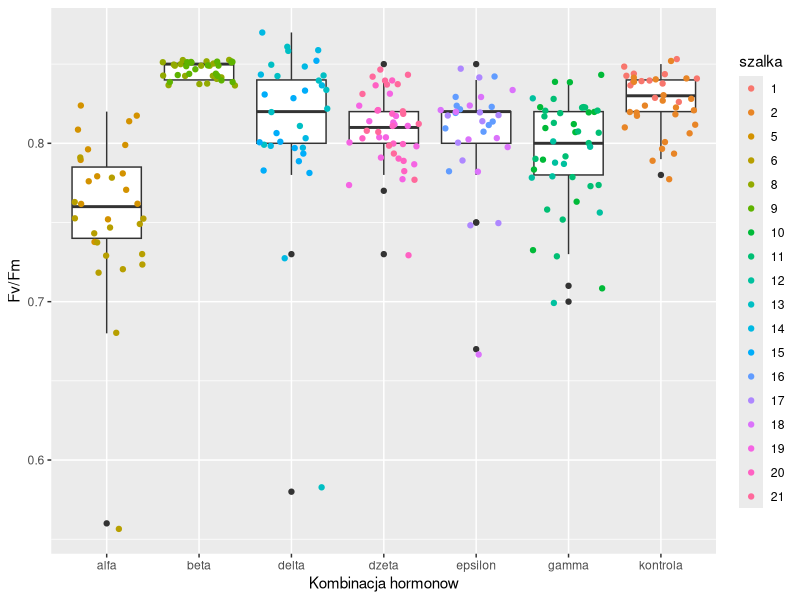

Source code (R): (Note: this script raises an error after producing the figure.)
## ---- chunk 1
library(ggplot2)
library(ggpubr)
yield = read.csv("./yield.csv")
yield$szalka = as.factor(yield$szalka)
yield$concentration = as.factor(yield$concentration)
summary(yield)

ggplot(data = yield) + 
  geom_boxplot(aes(x=concentration, y=yield)) +
  geom_jitter(aes(x=concentration, y=yield, color=szalka)) +
  xlab("Kombinacja hormonow") + 
  ylab("Fv/Fm")
## ---- chunk 2
kruskal.test(yield ~ concentration, data = yield)

results = compare_means(yield ~ concentration, data = yield)
write.table(results, "./compare_means/yield_results.txt") # porownanie grup zapisane do pliku yield_results.txt
## ---- chunk 3
library(ggplot2)
library(ggpubr)

kielkowanie = read.csv("./kielkowanie.csv")
## ---- chunk 4
ggplot(data = subset(kielkowanie, day == 7)) +
  geom_jitter(aes(x=concentration, y=siewki))

kruskal.test(siewki ~ concentration, data = subset(kielkowanie, day == 7))
results7s = compare_means(siewki ~ concentration, data = subset(kielkowanie, day == 7))
write.table(results7s, "./compare_means/results7s.txt")
## ---- chunk 5
ggplot(data = subset(kielkowanie, day == 14)) +
  geom_jitter(aes(x=concentration, y=siewki))

kruskal.test(siewki ~ concentration, data = subset(kielkowanie, day == 14))
results14s = compare_means(siewki ~ concentration, data = subset(kielkowanie, day == 14))
write.table(results14s, "./compare_means/results14s.txt")
## ---- chunk 6
ggplot(data = subset(kielkowanie, day == 21)) +
  geom_jitter(aes(x=concentration, y=siewki))

kruskal.test(siewki ~ concentration, data = subset(kielkowanie, day == 21))
results21s = compare_means(siewki ~ concentration, data = subset(kielkowanie, day == 21))
write.table(results21s, "./compare_means/results21s.txt")
## ---- chunk 7
ggplot(data = subset(kielkowanie, day == 28)) +
  geom_jitter(aes(x=concentration, y=siewki))

kruskal.test(siewki ~ concentration, data = subset(kielkowanie, day == 28))
results28s = compare_means(siewki ~ concentration, data = subset(kielkowanie, day == 28))
write.table(results28s, "./compare_means/results28s.txt")
## ---- chunk 8
ggplot(data = subset(kielkowanie, day == 28)) +
  geom_jitter(aes(x=concentration, y=kalusy))

kruskal.test(kalusy ~ concentration, data = subset(kielkowanie, day == 28))
results28k = compare_means(kalusy ~ concentration, data = subset(kielkowanie, day == 28))
write.table(results28k, "./compare_means/results28k.txt")
## ---- chunk 9
ggplot(data = subset(kielkowanie, day == 33)) +
  geom_jitter(aes(x=concentration, y=siewki))

kruskal.test(siewki ~ concentration, data = subset(kielkowanie, day == 33))
results33s = compare_means(siewki ~ concentration, data = subset(kielkowanie, day == 33))
write.table(results33s, "./compare_means/results33s.txt")
## ---- chunk 10
ggplot(data = subset(kielkowanie, day == 33)) +
  geom_jitter(aes(x=concentration, y=kalusy))

kruskal.test(kalusy ~ concentration, data = subset(kielkowanie, day == 33))
results33k = compare_means(kalusy ~ concentration, data = subset(kielkowanie, day == 33))
write.table(results33k, "./compare_means/results33k.txt")
## ---- chunk 11
ggplot(data = subset(kielkowanie, day == 39)) +
  geom_jitter(aes(x=concentration, y=siewki))

kruskal.test(siewki ~ concentration, data = subset(kielkowanie, day == 39))
results39s = compare_means(siewki ~ concentration, data = subset(kielkowanie, day == 39))
write.table(results39s, "./compare_means/results39s.txt")
## ---- chunk 12
ggplot(data = subset(kielkowanie, day == 39)) +
  geom_jitter(aes(x=concentration, y=kalusy))

kruskal.test(kalusy ~ concentration, data = subset(kielkowanie, day == 39))
results39k = compare_means(kalusy ~ concentration, data = subset(kielkowanie, day == 39))
write.table(results39k, "./compare_means/results39k.txt")
## ---- chunk 13
ggplot(data = subset(kielkowanie, day == 41)) +
  geom_jitter(aes(x=concentration, y=siewki))

kruskal.test(siewki ~ concentration, data = subset(kielkowanie, day == 41))
results41s = compare_means(siewki ~ concentration, data = subset(kielkowanie, day == 41))
write.table(results41s, "./compare_means/results41s.txt")
## ---- chunk 14
ggplot(data = subset(kielkowanie, day == 41)) +
  geom_jitter(aes(x=concentration, y=kalusy))

kruskal.test(kalusy ~ concentration, data = subset(kielkowanie, day == 41))
results41k = compare_means(kalusy ~ concentration, data = subset(kielkowanie, day == 41))
write.table(results41k, "./compare_means/results41k.txt")
## ---- chunk 15
ggplot(data = kielkowanie) + geom_jitter(aes(x = day, y = siewki)) + facet_wrap(~concentration, nrow = 3) + theme_bw()
## ---- chunk 16
ggplot(data = kielkowanie) + geom_jitter(aes(x = day, y = kalusy)) + facet_wrap(~concentration, nrow = 3) + theme_bw()
